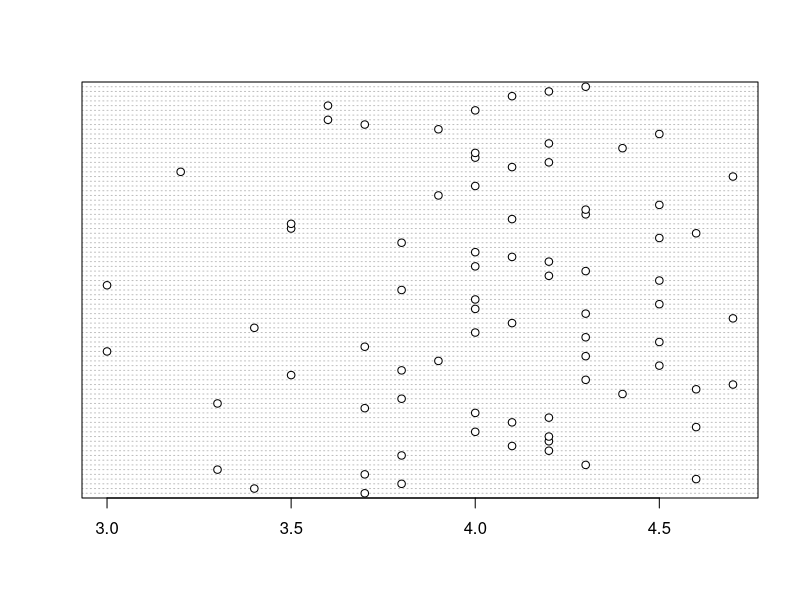

R code for this plot: (Note: this script raises an error after producing the figure.)
## ---- chunk 1
knitr::opts_chunk$set(echo = FALSE,
                      message = FALSE,
                      warning = FALSE
                      )
## ---- chunk 2
Enc <- read.csv("encuesta1.csv", encoding = "UTF-8")

## ---- chunk 3
head(Enc)
## ---- chunk 4
library(tidyverse)
## ---- chunk 5
str(Enc)
## ---- chunk 6
glimpse(Enc)
## ---- chunk 7
summary(Enc)
## ---- chunk 8
enc <- Enc %>%
  mutate_if(is.character, as.factor)
## ---- chunk 9
summary(enc)
## ---- chunk 10
glimpse(enc)
## ---- chunk 11
enc <- enc %>%
  mutate(Q02_FechaNac = as.Date(as.character(Q02_FechaNac), '%Y-%m-%d'))
## ---- chunk 12
summary(enc$Q02_FechaNac)
## ---- chunk 13
enc <- enc %>%
  mutate(Edad= as.numeric(as.Date("2021-06-30") - Q02_FechaNac)/365.25)
## ---- chunk 14
enc <- enc %>%
  mutate(fecha_entrega =
           as.POSIXct(strptime(Enviado.el.,format = "%d,/%m/%Y %H:%M:%S")),
         tiempo_usado = as.integer(format(fecha_entrega, "%M")) +
                        as.integer(format(fecha_entrega, "&S")) / 60 - 30)
## ---- chunk 15
enc %>%
  filter(Q08_PAPA > 5)
## ---- chunk 16
enc$Q08_PAPA[enc$Q08_PAPA == 45 & !is.na(enc$Q08_PAPA)] <- 4.5
## ---- chunk 17
enc <- enc %>% 
  mutate(puntaje_pregunta2 = 
  apply(enc %>% select(Q26_Divisor..f.es.divisor.de.g.2.,
                            Q26_Divisor..f.es.divisor.de.gh.,
                            Q26_Divisor..f.es.divisor.de.h.g),
        1, sum))
t_p2 <- table(enc$puntaje_pregunta2)
t_p2
pt_p2 <- t_p2 / sum(t_p2) * 100
pt_p2
## ---- chunk 18
dotchart(enc$Q08_PAPA)
## ---- chunk 19
gen <- table(enc$Q01_Genero)
gen
## ---- chunk 20
gen_p <- gen / sum(t_gen) * 100
gen_p
## ---- chunk 21
bp1 <- barplot(gen_p, las = 1, ylim = c(0, 100), col = "lightgreen")
text(bp1, gen_p + 7, paste(round(gen_p, 1), "%"))
## ---- chunk 22
m_gen <- as.matrix(gen_p)
bp2 <- barplot(m_gen, beside = FALSE, xlim = c(0, 5),
               ylim = c(0, 120),
               col = c("violet", "lightgreen", "grey10"))
text(1.3, cumsum(m_gen) - m_gen/2, 
     paste(rownames(m_gen), round((m_gen), 1), "%"),
     adj = 0)
## ---- chunk 23
pie(gen_p, labels = paste(names(gen_p), round(gen_p, 1), "%"),
    col = c("violet", "grey10", "lightgreen"))
## ---- chunk 24
summary(enc$Edad)
## ---- chunk 25
hist(enc$Edad)
## ---- chunk 26
hist(enc$Edad, nclass = 20)
## ---- chunk 27
paramAnt <- par(no.readonly = TRUE)
hist(enc$Edad, freq = FALSE, nclass = 20, col = "violet",
     las = 1, 
     main = "Distribución de la edad",
     xlab = "Edad (años)",
     ylab = "Densidad",
     ylim = c(0, 0.20),
     xlim = c(15, 40))
lines(density(enc$Edad), col = "grey10", lwd = 5)
par(paramAnt)
## ---- chunk 28
boxplot(Enc$Q08_PAPA, horizontal = TRUE)
## ---- chunk 29
bxp1<-boxplot(Enc$Q08_PAPA, horizontal = TRUE,  notch= TRUE, col= 'violet')
title(main= 'Distribución_PAPA', font=2, xlab='Promedio Academico Ponderado Acumulado')
points(mean(enc$Q08_PAPA, na.rm=TRUE),1, col=' green', pch=19, cex=2)# agranda o disminuye el punto verde
legend(4.2,1.5, legend=c('Promedio'), pch=19, col= 'green')
## ---- chunk 30
promedioEdad <- mean(enc$Edad)
medianaEdad <- median(enc$Edad)
desv_Est_Edad <- sd(enc$Edad)

boxplot(enc$Edad, horizontal = TRUE,
        main = "Boxplot para edad", 
        col = "lightblue",
        pch = 19, notch = TRUE)
points(promedioEdad, 
       1, 
       pch = 19, 
       col = c("red", "purple"))
legend("topright", 
       title = "Convención",
       legend = c("Promedio", "Error estandard"), 
       col = "red", 
       pch = c(19, NA),
       lty = c(NA, 1))
arrows(promedioEdad -  desv_Est_Edad / sqrt(nrow(enc)), 1,
         promedioEdad + desv_Est_Edad / sqrt(nrow(enc)), 1,
         angle = 90,
         length = 0.1, 
         code = 3,
         col = "GREY10")
## ---- chunk 31
table(enc$Q10_Estrato)
## ---- chunk 32
barplot(table(enc$Q10_Estrato))
## ---- chunk 33
with(enc, plot(Q10_Estrato, Q08_PAPA, notch = TRUE))
## ---- chunk 34
enc_Estrato1 <- enc %>% 
  filter(Q10_Estrato == "2 : 1")
dotchart(enc_Estrato1$Q08_PAPA)
summary(enc_Estrato1$Q08_PAPA)
## ---- chunk 35
with(enc, plot(Q03_Carrera, Q08_PAPA, notch = TRUE))
## ---- chunk 36
with(enc, scatter.smooth(tiempo_usado, Q08_PAPA))
## ---- chunk 37
with(enc, plot(Q27_PorcentDivisor))
lines(1:nrow(enc), rep(pt_p2[3], nrow(enc)), 
      col = "red")
## ---- chunk 38
enc_acert_p2 <- enc %>% 
  filter(puntaje_pregunta2 == 3)
enc_no_acert_p2 <- enc %>% 
  filter(puntaje_pregunta2 != 3)
op <- par(no.readonly = TRUE)
par(mfrow = c(1, 2))
prom_Q27 <- mean(enc_acert_p2$Q27)
with(enc_acert_p2, plot(Q27_PorcentDivisor, ylim = c(0, 100)))
lines(1:nrow(enc_acert_p2), rep(prom_Q27, nrow(enc_acert_p2)), 
      col = "red")
prom_Q27_na <- mean(enc_no_acert_p2$Q27, na.rm = TRUE, ylim = c(0, 100))
with(enc_no_acert_p2, plot(Q27_PorcentDivisor))
lines(1:nrow(enc_no_acert_p2), rep(prom_Q27_na, nrow(enc_no_acert_p2)), 
      col = "red")
par(op)
